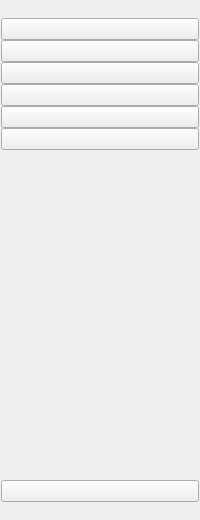
     <widget class="QWidget" name="sideBarWidget" native="true">
      <property name="minimumSize">
       <size>
        <width>50</width>
        <height>0</height>
       </size>
      </property>
      <property name="layoutDirection">
       <enum>Qt::RightToLeft</enum>
      </property>
      <property name="styleSheet">
       <string notr="true">#sideBarWidget
{
	background: white;
	border-radius: 25px;
}</string>
      </property>
      <layout class="QVBoxLayout" name="verticalLayout_28">
       <property name="spacing">
        <number>0</number>
       </property>
       <property name="leftMargin">
        <number>1</number>
       </property>
       <property name="topMargin">
        <number>18</number>
       </property>
       <property name="rightMargin">
        <number>1</number>
       </property>
       <property name="bottomMargin">
        <number>18</number>
       </property>
       <item>
        <widget class="WaterZoomButton" name="roomPageButton">
         <property name="cursor">
          <cursorShape>PointingHandCursor</cursorShape>
         </property>
         <property name="toolTip">
          <string>&lt;html&gt;&lt;head/&gt;&lt;body&gt;&lt;p&gt;房间&lt;/p&gt;&lt;/body&gt;&lt;/html&gt;</string>
         </property>
         <property name="text">
          <string/>
         </property>
         <property name="icon">
          <iconset resource="../resources/resource.qrc">
           <normaloff>:/icons/room</normaloff>:/icons/room</iconset>
         </property>
        </widget>
       </item>
       <item>
        <widget class="WaterZoomButton" name="danmakuPageButton">
         <property name="cursor">
          <cursorShape>PointingHandCursor</cursorShape>
         </property>
         <property name="toolTip">
          <string>弹幕设置</string>
         </property>
         <property name="text">
          <string/>
         </property>
         <property name="icon">
          <iconset resource="../resources/resource.qrc">
           <normaloff>:/danmaku/message</normaloff>:/danmaku/message</iconset>
         </property>
        </widget>
       </item>
       <item>
        <widget class="WaterZoomButton" name="thankPageButton">
         <property name="cursor">
          <cursorShape>PointingHandCursor</cursorShape>
         </property>
         <property name="toolTip">
          <string>&lt;html&gt;&lt;head/&gt;&lt;body&gt;&lt;p&gt;答谢&lt;/p&gt;&lt;/body&gt;&lt;/html&gt;</string>
         </property>
         <property name="text">
          <string/>
         </property>
         <property name="icon">
          <iconset resource="../resources/resource.qrc">
           <normaloff>:/icons/thank</normaloff>:/icons/thank</iconset>
         </property>
        </widget>
       </item>
       <item>
        <widget class="WaterZoomButton" name="musicPageButton">
         <property name="cursor">
          <cursorShape>PointingHandCursor</cursorShape>
         </property>
         <property name="toolTip">
          <string>&lt;html&gt;&lt;head/&gt;&lt;body&gt;&lt;p&gt;点歌&lt;/p&gt;&lt;/body&gt;&lt;/html&gt;</string>
         </property>
         <property name="text">
          <string/>
         </property>
         <property name="icon">
          <iconset resource="../resources/resource.qrc">
           <normaloff>:/icons/order_song</normaloff>:/icons/order_song</iconset>
         </property>
        </widget>
       </item>
       <item>
        <widget class="WaterZoomButton" name="extensionPageButton">
         <property name="cursor">
          <cursorShape>PointingHandCursor</cursorShape>
         </property>
         <property name="toolTip">
          <string>&lt;html&gt;&lt;head/&gt;&lt;body&gt;&lt;p&gt;扩展&lt;/p&gt;&lt;/body&gt;&lt;/html&gt;</string>
         </property>
         <property name="text">
          <string/>
         </property>
         <property name="icon">
          <iconset resource="../resources/resource.qrc">
           <normaloff>:/icons/extension</normaloff>:/icons/extension</iconset>
         </property>
        </widget>
       </item>
       <item>
        <widget class="WaterZoomButton" name="preferencePageButton">
         <property name="cursor">
          <cursorShape>PointingHandCursor</cursorShape>
         </property>
         <property name="toolTip">
          <string>关于</string>
         </property>
         <property name="text">
          <string/>
         </property>
         <property name="icon">
          <iconset resource="../resources/resource.qrc">
           <normaloff>:/icons/crown</normaloff>:/icons/crown</iconset>
         </property>
        </widget>
       </item>
       <item>
        <spacer name="verticalSpacer_10">
         <property name="orientation">
          <enum>Qt::Vertical</enum>
         </property>
         <property name="sizeHint" stdset="0">
          <size>
           <width>20</width>
           <height>330</height>
          </size>
         </property>
        </spacer>
       </item>
       <item>
        <widget class="WaterZoomButton" name="forumButton">
         <property name="cursor">
          <cursorShape>PointingHandCursor</cursorShape>
         </property>
         <property name="toolTip">
          <string>直播论坛：提问/反馈/建议</string>
         </property>
         <property name="text">
          <string/>
         </property>
         <property name="icon">
          <iconset resource="../resources/resource.qrc">
           <normaloff>:/icons/forum</normaloff>:/icons/forum</iconset>
         </property>
        </widget>
       </item>
      </layout>
     </widget>
